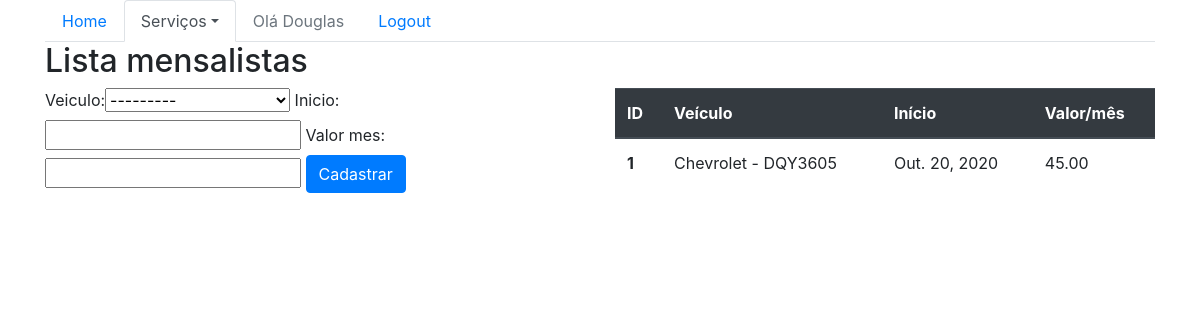
The page /sistema/mensalista/ (signed in) on the database as committed earlier.
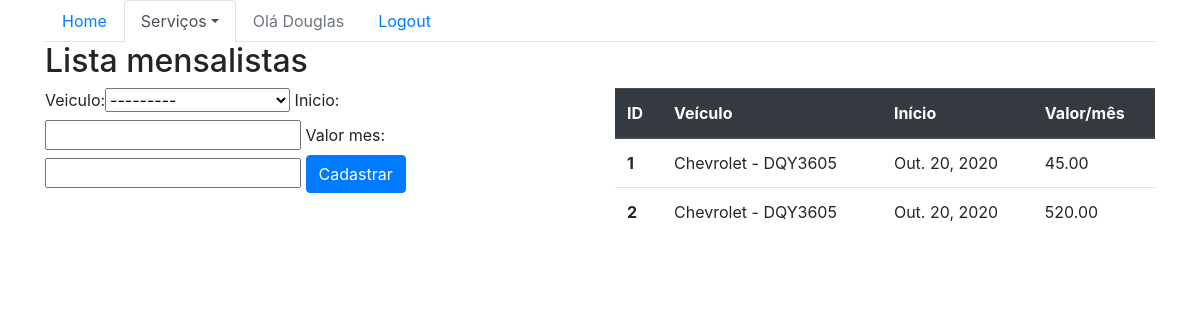
The same page on the database as committed later.
### core/models.py (models this page shows, shortened)
class Mensalista(models.Model):
    veiculo = models.ForeignKey(Veiculo, on_delete=models.CASCADE)
    inicio = models.DateField()
    valor_mes = models.DecimalField(max_digits=6, decimal_places=2)

class Veiculo(models.Model):
    marca = models.ForeignKey(Marca, on_delete=models.CASCADE)
    placa = models.CharField(max_length=7)
    proprietario = models.ForeignKey(Pessoa, on_delete=models.CASCADE)
    cor = models.CharField(max_length=15)
    observacoes = models.TextField()
    def __str__(self):
        return self.marca.nome + ' - ' + self.placa

class Marca(models.Model):
    nome = models.CharField(max_length=50)

### core/views.py (the view)
@login_required(login_url='/accounts/login/')
def lista_mensalistas(request):
    mensalistas = Mensalista.objects.all()
    form = MensalistaForm()
    data = {'mensalistas': mensalistas, 'form': form}
    return render(request, 'core/lista_mensalistas.html', data)

### core/forms.py
class MensalistaForm(ModelForm):
    class Meta:
        model = Mensalista
        fields = '__all__'

### core/templates/core/lista_mensalistas.html (shortened to what this page needs)
{% extends 'base.html' %}
{% load bootstrap %}
{% block menu %}
    <ul class="nav nav-tabs">
        <li class="nav-item">
            <a class="nav-link" href="{% url 'core_home' %}">Home</a>
        </li>
        <li class="nav-item dropdown">
            <a class="nav-link dropdown-toggle active" data-toggle="dropdown" href="#" role="button" aria-haspopup="true" aria-expanded="false">Serviços</a>
        </li>
        {% if user.is_authenticated %}
            <li class="nav-item">
                <a class="nav-link disabled" href="#">Olá {{ user }}</a>
            </li>
            <li class="nav-item">
                <a class="nav-link" href="{% url 'logout' %}">Logout</a>
            </li>
        {% else %}
            <li class="nav-item">
                <a class="nav-link" href="{% url 'login' %}">Login</a>
            </li>
        {% endif %}
    </ul>
{% endblock %}
{% block main %}
    <div class="row">
        <div class="col-sm-6">
            <h2>Lista mensalistas</h2>
        </div>
    </div>
    <div class="row">
        <div class="col-sm-6">
            <form action="{% url 'core_mensalista_novo' %}" method="POST">
                {{ form|bootstrap }}
                <button type="submit" class="btn btn-primary">Cadastrar</button>
            </form>
        </div>
        <div class="col-sm-6">
            <table class="table">
                <thead class="thead-dark">
                    <tr>
                    <th scope="col">ID</th>
                    <th scope="col">Veículo</th>
                    <th scope="col">Início</th>
                    <th scope="col">Valor/mês</th>
                    </tr>
                </thead>
                <tbody>
                    {% for mensalista in mensalistas %}
                        <tr>
                            <th scope="row">{{ mensalista.id}}</th>
                            <td>{{ mensalista.veiculo}}</td>
                            <td>{{ mensalista.inicio}}</td>
                            <td>{{ mensalista.valor_mes}}</td>
                        </tr>
                    {% endfor%}
                </tbody>
            </table>
        </div>
    </div>
{% endblock %}

Rows that differ between the two databases and show on the page:
added Mensalista: id "2", veiculo "Chevrolet - DQY3605", inicio "Out. 20, 2020", valor_mes "520.00"
